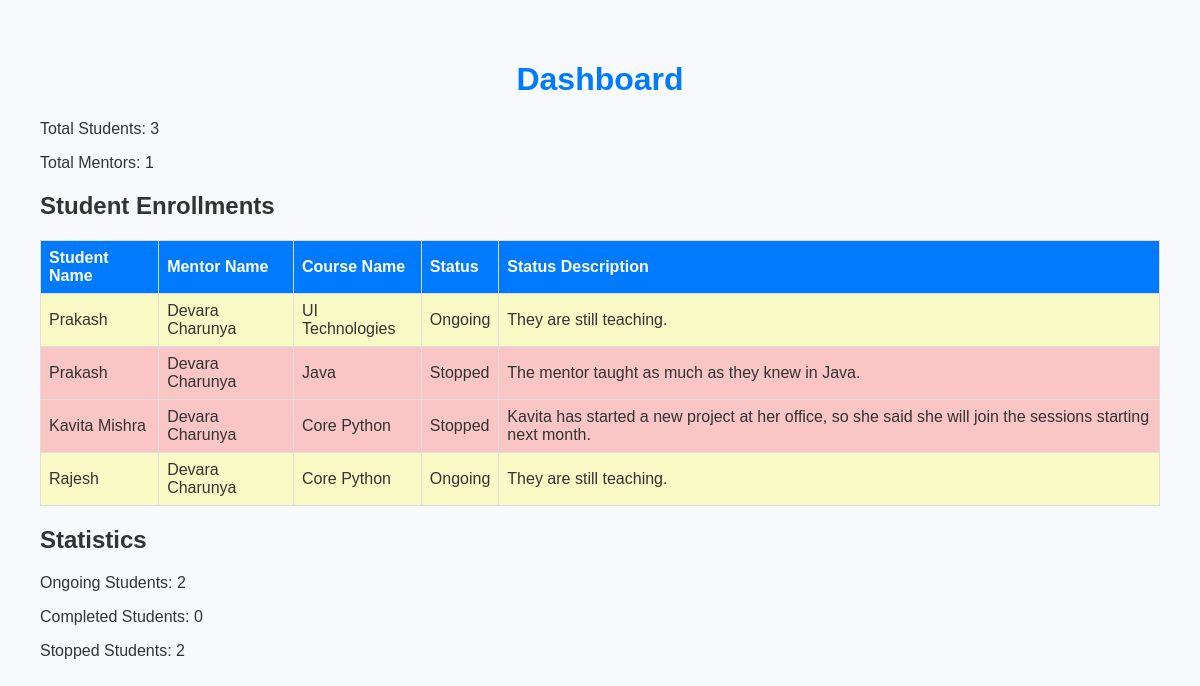
/dashboard/, run on the app's committed database.
### mentorship/models.py (models this page shows, shortened)
class Enrollment(models.Model):
    STATUS_CHOICES = [
        ('ongoing', 'Ongoing'),
        ('completed', 'Completed'),
        ('stopped', 'Stopped'),
    ]
    student = models.ForeignKey(Student, on_delete=models.CASCADE)
    course = models.ForeignKey(Course, on_delete=models.CASCADE)
    status = models.CharField(
        max_length=10,
        choices=STATUS_CHOICES,
        default='ongoing'
    )
    status_description = models.CharField(max_length=255, blank=True, null=True, help_text="Reason for status")
    enrollment_date = models.DateField()

class Student(models.Model):
    STATUS_CHOICES = [
        ('ongoing', 'Ongoing'),
        ('completed', 'Completed'),
        ('stopped', 'Stopped'),
    ]
    name = models.CharField(max_length=100)
    mentor = models.ForeignKey(Mentor, on_delete=models.CASCADE)
    email = models.EmailField(unique=True)
    phone = models.CharField(max_length=15,blank=True, null=True)

class Mentor(models.Model):
    name = models.CharField(max_length=100)
    courses = models.ManyToManyField(Course, related_name='mentors')

class Course(models.Model):
    name = models.CharField(max_length=100)

### mentorship/views.py (the view)
# urls.py: path('dashboard/', views.dashboard, name='dashboard'),
def dashboard(request):
    student_count = Student.objects.count()
    mentor_count = Mentor.objects.count()
    ongoing_students = Enrollment.objects.filter(status='ongoing')
    completed_students = Enrollment.objects.filter(status='completed')
    stopped_students = Enrollment.objects.filter(status='stopped')
    student_enrollments = Enrollment.objects.select_related('student', 'course')
    context = {
        'student_count': student_count,
        'mentor_count': mentor_count,
        'ongoing_students': ongoing_students,
        'completed_students': completed_students,
        'stopped_students': stopped_students,
        'student_enrollments': student_enrollments,
    }
    return render(request, 'dashboard.html', context)

### mentorship/templates/dashboard.html (shortened to what this page needs)
<!DOCTYPE html>
<html>
<head>
</head>
<body>
    <h1>Dashboard</h1>
    <p>Total Students: {{ student_count }}</p>
    <p>Total Mentors: {{ mentor_count }}</p>
    <h2>Student Enrollments</h2>
    <table>
        <thead>
            <tr>
                <th>Student Name</th>
                <th>Mentor Name</th>
                <th>Course Name</th>
                <th>Status</th>
                <th>Status Description</th>
            </tr>
        </thead>
        <tbody>
            {% for enrollment in student_enrollments %}
                <tr class="{{ enrollment.status|lower }}">
                    <td>{{ enrollment.student.name }}</td>
                    <td>{{ enrollment.student.mentor.name }}</td>
                    <td>{{ enrollment.course.name }}</td>
                    <td>{{ enrollment.get_status_display }}</td>
                    <td>{{ enrollment.status_description }}</td>
                </tr>
            {% empty %}
                <tr>
                    <td colspan="5">No enrollments available.</td>
                </tr>
            {% endfor %}
        </tbody>
    </table>
    <h2>Statistics</h2>
    <p>Ongoing Students: {{ ongoing_students.count }}</p>
    <p>Completed Students: {{ completed_students.count }}</p>
    <p>Stopped Students: {{ stopped_students.count }}</p>
</body>
</html>

### mentorship/templates/dashboard.html (style rules this page uses)
body { font-family: Arial, sans-serif; margin: 20px; padding: 20px; background-color: #f7f9fc; color: #333; }
h1 { color: #007BFF; text-align: center; }
table { width: 100%; border-collapse: collapse; margin: 20px 0; }
table th, table td { border: 1px solid #ddd; padding: 8px; text-align: left; }
table th { background-color: #007BFF; color: white; }
.ongoing { background-color: #f9f9c5; }
.stopped { background-color: #f9c5c5; }

### data on the page
Enrollment: student.name "Prakash", student.mentor.name "Devara Charunya", course.name "UI Technologies", status "Ongoing", status_description "They are still teaching."
Enrollment: student.name "Prakash", student.mentor.name "Devara Charunya", course.name "Java", status "Stopped", status_description "The mentor taught as much as they knew in Java."
Enrollment: student.name "Kavita Mishra", student.mentor.name "Devara Charunya", course.name "Core Python", status "Stopped", status_description "Kavita has started a new project at her office, so she said she will join the sessions starting next month."
Enrollment: student.name "Rajesh", student.mentor.name "Devara Charunya", course.name "Core Python", status "Ongoing", status_description "They are still teaching."

### other printed values
{{ student_count }} "3"
{{ mentor_count }} "1"
{{ ongoing_students.count }} "2"
{{ completed_students.count }} "0"
{{ stopped_students.count }} "2"
